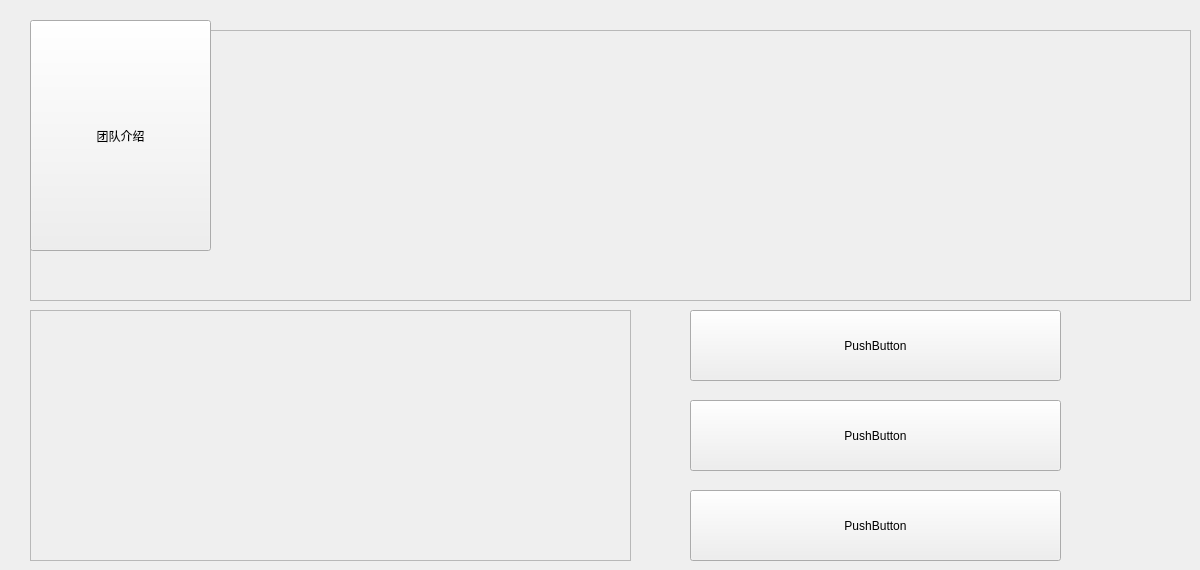
                     <widget class="QWidget" name="home">
                      <property name="styleSheet">
                       <string notr="true"/>
                      </property>
                      <widget class="QPushButton" name="btn_team">
                       <property name="geometry">
                        <rect>
                         <x>30</x>
                         <y>20</y>
                         <width>181</width>
                         <height>231</height>
                        </rect>
                       </property>
                       <property name="text">
                        <string>团队介绍</string>
                       </property>
                       <property name="icon">
                        <iconset theme="application-x-executable"/>
                       </property>
                      </widget>
                      <widget class="QFrame" name="frame">
                       <property name="geometry">
                        <rect>
                         <x>30</x>
                         <y>30</y>
                         <width>1161</width>
                         <height>271</height>
                        </rect>
                       </property>
                       <property name="frameShape">
                        <enum>QFrame::StyledPanel</enum>
                       </property>
                       <property name="frameShadow">
                        <enum>QFrame::Raised</enum>
                       </property>
                      </widget>
                      <widget class="QPushButton" name="pushButton_4">
                       <property name="geometry">
                        <rect>
                         <x>690</x>
                         <y>310</y>
                         <width>371</width>
                         <height>71</height>
                        </rect>
                       </property>
                       <property name="text">
                        <string>PushButton</string>
                       </property>
                      </widget>
                      <widget class="QPushButton" name="pushButton_3">
                       <property name="geometry">
                        <rect>
                         <x>690</x>
                         <y>400</y>
                         <width>371</width>
                         <height>71</height>
                        </rect>
                       </property>
                       <property name="text">
                        <string>PushButton</string>
                       </property>
                      </widget>
                      <widget class="QPushButton" name="pushButton_2">
                       <property name="geometry">
                        <rect>
                         <x>690</x>
                         <y>490</y>
                         <width>371</width>
                         <height>71</height>
                        </rect>
                       </property>
                       <property name="text">
                        <string>PushButton</string>
                       </property>
                      </widget>
                      <widget class="QScrollArea" name="scrollArea_2">
                       <property name="geometry">
                        <rect>
                         <x>30</x>
                         <y>310</y>
                         <width>601</width>
                         <height>251</height>
                        </rect>
                       </property>
                       <property name="widgetResizable">
                        <bool>true</bool>
                       </property>
                       <widget class="QWidget" name="scrollAreaWidgetContents_2">
                        <property name="geometry">
                         <rect>
                          <x>0</x>
                          <y>0</y>
                          <width>599</width>
                          <height>249</height>
                         </rect>
                        </property>
                       </widget>
                      </widget>
                      <widget class="QWidget" name="widget" native="true">
                       <property name="geometry">
                        <rect>
                         <x>0</x>
                         <y>0</y>
                         <width>120</width>
                         <height>80</height>
                        </rect>
                       </property>
                      </widget>
                      <zorder>frame</zorder>
                      <zorder>btn_team</zorder>
                      <zorder>pushButton_4</zorder>
                      <zorder>pushButton_3</zorder>
                      <zorder>pushButton_2</zorder>
                      <zorder>scrollArea_2</zorder>
                      <zorder>widget</zorder>
                     </widget>
